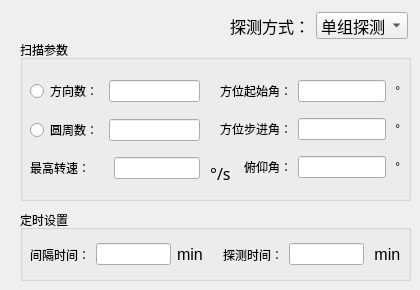
   <widget class="QWidget" name="tab_2">
    <attribute name="title">
     <string>扫描参数</string>
    </attribute>
    <widget class="QGroupBox" name="groupBox_6">
     <property name="geometry">
      <rect>
       <x>20</x>
       <y>40</y>
       <width>391</width>
       <height>161</height>
      </rect>
     </property>
     <property name="title">
      <string>扫描参数</string>
     </property>
     <widget class="QWidget" name="horizontalLayoutWidget_6">
      <property name="geometry">
       <rect>
        <x>10</x>
        <y>30</y>
        <width>201</width>
        <height>121</height>
       </rect>
      </property>
      <layout class="QHBoxLayout" name="horizontalLayout_9">
       <item>
        <layout class="QVBoxLayout" name="verticalLayout_7">
         <item>
          <layout class="QHBoxLayout" name="horizontalLayout_5">
           <item>
            <widget class="QRadioButton" name="anglekeyRadioButton">
             <property name="text">
              <string>方向数：</string>
             </property>
            </widget>
           </item>
           <item>
            <widget class="QLineEdit" name="angleNumLineEdit"/>
           </item>
          </layout>
         </item>
         <item>
          <layout class="QHBoxLayout" name="horizontalLayout_6">
           <item>
            <widget class="QRadioButton" name="circlekeyRadioButton">
             <property name="text">
              <string>圆周数：</string>
             </property>
            </widget>
           </item>
           <item>
            <widget class="QLineEdit" name="circleNumLineEdit">
             <property name="enabled">
              <bool>true</bool>
             </property>
            </widget>
           </item>
          </layout>
         </item>
         <item>
          <layout class="QHBoxLayout" name="horizontalLayout_8">
           <item>
            <widget class="QLabel" name="label_8">
             <property name="text">
              <string>最高转速：</string>
             </property>
             <property name="alignment">
              <set>Qt::AlignRight|Qt::AlignTrailing|Qt::AlignVCenter</set>
             </property>
            </widget>
           </item>
           <item>
            <spacer name="horizontalSpacer_3">
             <property name="orientation">
              <enum>Qt::Horizontal</enum>
             </property>
             <property name="sizeHint" stdset="0">
              <size>
               <width>40</width>
               <height>20</height>
              </size>
             </property>
            </spacer>
           </item>
           <item>
            <widget class="QLineEdit" name="motorSpeedLineEdit"/>
           </item>
          </layout>
         </item>
        </layout>
       </item>
       <item>
        <layout class="QVBoxLayout" name="verticalLayout_8">
         <item>
          <widget class="QLabel" name="label_35">
           <property name="font">
            <font>
             <family>Microsoft YaHei</family>
             <pointsize>12</pointsize>
            </font>
           </property>
           <property name="text">
            <string/>
           </property>
          </widget>
         </item>
         <item>
          <widget class="QLabel" name="label_36">
           <property name="font">
            <font>
             <family>Microsoft YaHei</family>
             <pointsize>12</pointsize>
            </font>
           </property>
           <property name="text">
            <string/>
           </property>
          </widget>
         </item>
         <item>
          <widget class="QLabel" name="label_22">
           <property name="font">
            <font>
             <family>Microsoft YaHei</family>
             <pointsize>12</pointsize>
            </font>
           </property>
           <property name="text">
            <string> °/s</string>
           </property>
          </widget>
         </item>
        </layout>
       </item>
      </layout>
     </widget>
     <widget class="QWidget" name="gridLayoutWidget">
      <property name="geometry">
       <rect>
        <x>200</x>
        <y>30</y>
        <width>181</width>
        <height>121</height>
       </rect>
      </property>
      <layout class="QGridLayout" name="gridLayout">
       <item row="0" column="1">
        <widget class="QLineEdit" name="azAngleStartLineEdit"/>
       </item>
       <item row="1" column="1">
        <widget class="QLineEdit" name="azAngleStepLineEdit"/>
       </item>
       <item row="2" column="1">
        <widget class="QLineEdit" name="elevationAngleLineEdit"/>
       </item>
       <item row="0" column="0">
        <widget class="QLabel" name="label_33">
         <property name="text">
          <string>方位起始角：</string>
         </property>
         <property name="alignment">
          <set>Qt::AlignRight|Qt::AlignTrailing|Qt::AlignVCenter</set>
         </property>
        </widget>
       </item>
       <item row="2" column="0">
        <widget class="QLabel" name="label_26">
         <property name="text">
          <string>俯仰角：</string>
         </property>
         <property name="alignment">
          <set>Qt::AlignRight|Qt::AlignTrailing|Qt::AlignVCenter</set>
         </property>
        </widget>
       </item>
       <item row="1" column="0">
        <widget class="QLabel" name="label_31">
         <property name="text">
          <string>方位步进角：</string>
         </property>
         <property name="alignment">
          <set>Qt::AlignRight|Qt::AlignTrailing|Qt::AlignVCenter</set>
         </property>
        </widget>
       </item>
       <item row="0" column="2">
        <widget class="QLabel" name="label_32">
         <property name="text">
          <string> °</string>
         </property>
        </widget>
       </item>
       <item row="1" column="2">
        <widget class="QLabel" name="label_34">
         <property name="text">
          <string> °</string>
         </property>
        </widget>
       </item>
       <item row="2" column="2">
        <widget class="QLabel" name="label_25">
         <property name="text">
          <string> °</string>
         </property>
        </widget>
       </item>
      </layout>
     </widget>
    </widget>
    <widget class="QGroupBox" name="groupBox_3">
     <property name="geometry">
      <rect>
       <x>20</x>
       <y>210</y>
       <width>391</width>
       <height>71</height>
      </rect>
     </property>
     <property name="title">
      <string>定时设置</string>
     </property>
     <widget class="QWidget" name="horizontalLayoutWidget_7">
      <property name="geometry">
       <rect>
        <x>10</x>
        <y>30</y>
        <width>371</width>
        <height>29</height>
       </rect>
      </property>
      <layout class="QHBoxLayout" name="horizontalLayout_10">
       <item>
        <widget class="QLabel" name="label_27">
         <property name="text">
          <string>间隔时间：</string>
         </property>
        </widget>
       </item>
       <item>
        <widget class="QLineEdit" name="intervalTimeLineEdit"/>
       </item>
       <item>
        <widget class="QLabel" name="label_28">
         <property name="font">
          <font>
           <pointsize>12</pointsize>
          </font>
         </property>
         <property name="text">
          <string>min</string>
         </property>
        </widget>
       </item>
       <item>
        <spacer name="horizontalSpacer_4">
         <property name="orientation">
          <enum>Qt::Horizontal</enum>
         </property>
         <property name="sizeHint" stdset="0">
          <size>
           <width>40</width>
           <height>20</height>
          </size>
         </property>
        </spacer>
       </item>
       <item>
        <spacer name="horizontalSpacer_5">
         <property name="orientation">
          <enum>Qt::Horizontal</enum>
         </property>
         <property name="sizeHint" stdset="0">
          <size>
           <width>40</width>
           <height>20</height>
          </size>
         </property>
        </spacer>
       </item>
       <item>
        <widget class="QLabel" name="label_29">
         <property name="text">
          <string>探测时间：</string>
         </property>
        </widget>
       </item>
       <item>
        <widget class="QLineEdit" name="groupTimeLineEdit"/>
       </item>
       <item>
        <widget class="QLabel" name="label_30">
         <property name="font">
          <font>
           <pointsize>12</pointsize>
          </font>
         </property>
         <property name="text">
          <string> min</string>
         </property>
        </widget>
       </item>
      </layout>
     </widget>
    </widget>
    <widget class="QWidget" name="horizontalLayoutWidget_8">
     <property name="geometry">
      <rect>
       <x>230</x>
       <y>10</y>
       <width>178</width>
       <height>31</height>
      </rect>
     </property>
     <layout class="QHBoxLayout" name="horizontalLayout_11">
      <item>
       <widget class="QLabel" name="label_7">
        <property name="font">
         <font>
          <family>微软雅黑</family>
          <pointsize>12</pointsize>
          <weight>50</weight>
          <bold>false</bold>
         </font>
        </property>
        <property name="text">
         <string>探测方式：</string>
        </property>
       </widget>
      </item>
      <item>
       <widget class="QComboBox" name="detectModeComboBox">
        <property name="font">
         <font>
          <pointsize>12</pointsize>
         </font>
        </property>
        <property name="insertPolicy">
         <enum>QComboBox::InsertAfterCurrent</enum>
        </property>
        <item>
         <property name="text">
          <string>单组探测</string>
         </property>
        </item>
        <item>
         <property name="text">
          <string>持续探测</string>
         </property>
        </item>
        <item>
         <property name="text">
          <string>定时探测</string>
         </property>
        </item>
       </widget>
      </item>
     </layout>
    </widget>
   </widget>
